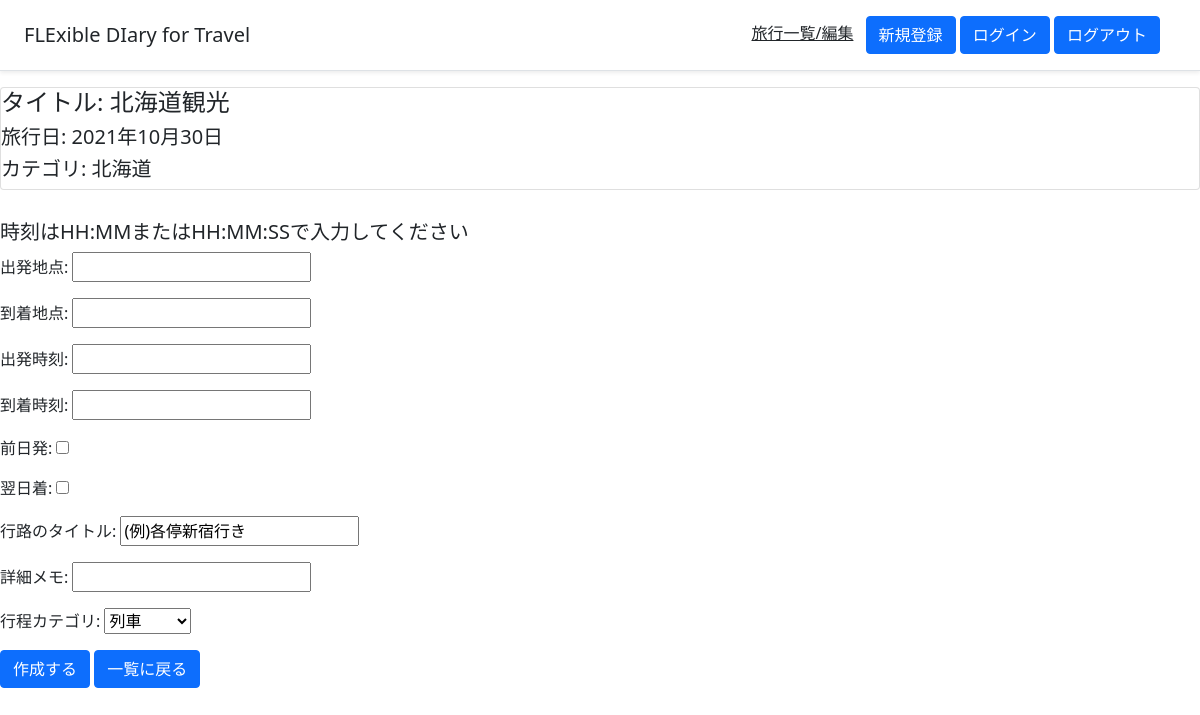
Page /rtcreate/11/ on the committed database.
### fledit/models.py (models this page shows, shortened)
class TripModel(models.Model):
    title = models.CharField(verbose_name='旅行名', max_length=100)
    tripid = models.AutoField(verbose_name='管理番号', primary_key=True, unique=True)
    author = models.ForeignKey(User, on_delete=models.CASCADE, verbose_name='作者')
    postdate = models.DateField(verbose_name='投稿日', auto_now_add=True)
    category = models.CharField(verbose_name='カテゴリ', max_length=50)
    tripdate = models.DateField(verbose_name='旅行日')
    budget = models.TextField(verbose_name='予算メモ', max_length=1000, blank=True)
    content = models.TextField(verbose_name='旅行メモ', max_length=2000, blank=True)
    images = models.ImageField(verbose_name='写真(1枚のみ)', blank=True, default="noimage.jpg")

### fledit/views.py (the view)
# urls.py: path('rtcreate/<int:pk>/', rtcreateview, name="rtcreate"),
def rtcreateview(request, pk):
    trip = TripModel.objects.get(tripid=pk)
    form_class = RootForm
    template_name = 'rtcreate.html'
    if request.method == 'POST':
        data = {}
        data.setdefault('tripid', TripModel.objects.get(pk=request.POST['tripid']))
        data.setdefault('depspot', request.POST['depspot'])
        data.setdefault('arrspot', request.POST['arrspot'])
        data.setdefault('deptime', request.POST['deptime'])
        data.setdefault('arrtime', request.POST['arrtime'])
        data.setdefault('earlydep', request.POST.get('earlydep'))
        data.setdefault('latearr', request.POST.get('latearr'))
        data.setdefault('roottitle', request.POST['roottitle'])
        data.setdefault('rootmemo', request.POST['rootmemo'])
        data.setdefault('rootcategory', request.POST['rootcategory'])
        model = RootModel()
        form = form_class(request.POST, instance=model, initial=data)
        if form.is_valid():
            object = form.save(commit=False)
            object.save()
        return redirect('list')
    else:
        default = {'tripid':TripModel.objects.get(pk=pk), 'earlydep':False, 'latearr':False}
        form = form_class(request.GET or None, instance=trip, initial=default)
        return render(request, template_name, {'form':form, 'trip':trip})

### fledit/forms.py
class RootForm(forms.ModelForm):
    def __init__(self, *args, **kwargs):
        super().__init__(*args, **kwargs)
        self.fields['tripid'].widget = forms.HiddenInput()
    class Meta:
        model = RootModel
        fields = ('tripid', 'depspot', 'arrspot', 'deptime', 'arrtime', 'earlydep', 'latearr',
             'roottitle', 'rootmemo', 'rootcategory')
    tripid = forms.ModelChoiceField(queryset=TripModel.objects.all(), label='旅行データ')
    depspot = forms.CharField(label='出発地点', required=True, max_length=50)
    arrspot = forms.CharField(label='到着地点', required=True, max_length=50)
    deptime = forms.TimeField(label='出発時刻', required=True)
    arrtime = forms.TimeField(label='到着時刻', required=True)
    earlydep = forms.BooleanField(label='前日発', required=False)
    latearr = forms.BooleanField(label='翌日着', required=False)
    roottitle = forms.CharField(label='行路のタイトル', required=False, max_length=50, initial='(例)各停新宿行き')
    rootmemo = forms.CharField(label='詳細メモ', required=False, max_length=1000)
    rootcategory = forms.ChoiceField(label='行程カテゴリ', required=True, choices = RootModel.RTROOTCHOICE)

### templates/rtcreate.html
{% extends 'base.html' %}
{% load static %}
{% block header %}
<link rel='stylesheet' type="text/css" href="{% static 'style.css' %}">
{% endblock header %}
{% block content %}
<div class = "card">
    <h4 class = "card-title">タイトル: {{ trip.title }}</h4>
    <h5 class = "card-title">旅行日: {{ trip.tripdate|date:"Y年m月d日" }}</h5>
    <h5 class = "card-title">カテゴリ: {{ trip.category }}</h5>
</div>
<h5>時刻はHH:MMまたはHH:MM:SSで入力してください</h5>
<form action = "" method = "POST">{% csrf_token %}
    {{form.as_p}}
    <button class="btn btn-primary" type="submit">作成する</button>
    <a href = "{% url 'list' %}" class="btn btn-primary">一覧に戻る</a>
</form>
{% endblock content %}

### static/style.css (style rules this page uses)
.card { margin-bottom: 30px; }

### rows in the picture
TripModel: title "北海道観光", tripdate "2021年10月30日", category "北海道"
